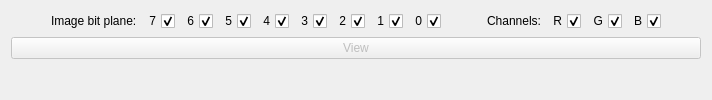
      <widget class="QWidget" name="tab2">
       <attribute name="title">
        <string>View</string>
       </attribute>
       <layout class="QVBoxLayout" name="verticalLayout_3">
        <item>
         <layout class="QHBoxLayout" name="hLayoutViewBit">
          <property name="sizeConstraint">
           <enum>QLayout::SizeConstraint::SetMinimumSize</enum>
          </property>
          <item>
           <spacer name="hSpacerLeft">
            <property name="orientation">
             <enum>Qt::Orientation::Horizontal</enum>
            </property>
            <property name="sizeHint" stdset="0">
             <size>
              <width>40</width>
              <height>20</height>
             </size>
            </property>
           </spacer>
          </item>
          <item>
           <widget class="QLabel" name="labelViewOnePlane">
            <property name="enabled">
             <bool>true</bool>
            </property>
            <property name="sizePolicy">
             <sizepolicy hsizetype="Preferred" vsizetype="Fixed">
              <horstretch>0</horstretch>
              <verstretch>0</verstretch>
             </sizepolicy>
            </property>
            <property name="text">
             <string>Image bit plane:</string>
            </property>
           </widget>
          </item>
          <item>
           <widget class="QCheckBox" name="checkBoxView7">
            <property name="layoutDirection">
             <enum>Qt::LayoutDirection::RightToLeft</enum>
            </property>
            <property name="text">
             <string>7</string>
            </property>
            <property name="checked">
             <bool>true</bool>
            </property>
           </widget>
          </item>
          <item>
           <widget class="QCheckBox" name="checkBoxView6">
            <property name="sizePolicy">
             <sizepolicy hsizetype="Fixed" vsizetype="Fixed">
              <horstretch>0</horstretch>
              <verstretch>0</verstretch>
             </sizepolicy>
            </property>
            <property name="layoutDirection">
             <enum>Qt::LayoutDirection::RightToLeft</enum>
            </property>
            <property name="text">
             <string>6</string>
            </property>
            <property name="checked">
             <bool>true</bool>
            </property>
           </widget>
          </item>
          <item>
           <widget class="QCheckBox" name="checkBoxView5">
            <property name="sizePolicy">
             <sizepolicy hsizetype="Fixed" vsizetype="Fixed">
              <horstretch>0</horstretch>
              <verstretch>0</verstretch>
             </sizepolicy>
            </property>
            <property name="layoutDirection">
             <enum>Qt::LayoutDirection::RightToLeft</enum>
            </property>
            <property name="text">
             <string>5</string>
            </property>
            <property name="checked">
             <bool>true</bool>
            </property>
           </widget>
          </item>
          <item>
           <widget class="QCheckBox" name="checkBoxView4">
            <property name="sizePolicy">
             <sizepolicy hsizetype="Fixed" vsizetype="Fixed">
              <horstretch>0</horstretch>
              <verstretch>0</verstretch>
             </sizepolicy>
            </property>
            <property name="layoutDirection">
             <enum>Qt::LayoutDirection::RightToLeft</enum>
            </property>
            <property name="text">
             <string>4</string>
            </property>
            <property name="checked">
             <bool>true</bool>
            </property>
           </widget>
          </item>
          <item>
           <widget class="QCheckBox" name="checkBoxView3">
            <property name="sizePolicy">
             <sizepolicy hsizetype="Fixed" vsizetype="Fixed">
              <horstretch>0</horstretch>
              <verstretch>0</verstretch>
             </sizepolicy>
            </property>
            <property name="layoutDirection">
             <enum>Qt::LayoutDirection::RightToLeft</enum>
            </property>
            <property name="text">
             <string>3</string>
            </property>
            <property name="checked">
             <bool>true</bool>
            </property>
           </widget>
          </item>
          <item>
           <widget class="QCheckBox" name="checkBoxView2">
            <property name="sizePolicy">
             <sizepolicy hsizetype="Fixed" vsizetype="Fixed">
              <horstretch>0</horstretch>
              <verstretch>0</verstretch>
             </sizepolicy>
            </property>
            <property name="layoutDirection">
             <enum>Qt::LayoutDirection::RightToLeft</enum>
            </property>
            <property name="text">
             <string>2</string>
            </property>
            <property name="checked">
             <bool>true</bool>
            </property>
           </widget>
          </item>
          <item>
           <widget class="QCheckBox" name="checkBoxView1">
            <property name="sizePolicy">
             <sizepolicy hsizetype="Fixed" vsizetype="Fixed">
              <horstretch>0</horstretch>
              <verstretch>0</verstretch>
             </sizepolicy>
            </property>
            <property name="layoutDirection">
             <enum>Qt::LayoutDirection::RightToLeft</enum>
            </property>
            <property name="text">
             <string>1</string>
            </property>
            <property name="checked">
             <bool>true</bool>
            </property>
           </widget>
          </item>
          <item>
           <widget class="QCheckBox" name="checkBoxView0">
            <property name="sizePolicy">
             <sizepolicy hsizetype="Fixed" vsizetype="Fixed">
              <horstretch>0</horstretch>
              <verstretch>0</verstretch>
             </sizepolicy>
            </property>
            <property name="layoutDirection">
             <enum>Qt::LayoutDirection::RightToLeft</enum>
            </property>
            <property name="text">
             <string>0</string>
            </property>
            <property name="checked">
             <bool>true</bool>
            </property>
           </widget>
          </item>
          <item>
           <spacer name="horizontalSpacerViewPlanesChannels">
            <property name="orientation">
             <enum>Qt::Orientation::Horizontal</enum>
            </property>
            <property name="sizeType">
             <enum>QSizePolicy::Policy::Fixed</enum>
            </property>
            <property name="sizeHint" stdset="0">
             <size>
              <width>40</width>
              <height>20</height>
             </size>
            </property>
           </spacer>
          </item>
          <item>
           <widget class="QLabel" name="label">
            <property name="sizePolicy">
             <sizepolicy hsizetype="Preferred" vsizetype="Fixed">
              <horstretch>0</horstretch>
              <verstretch>0</verstretch>
             </sizepolicy>
            </property>
            <property name="text">
             <string>Channels:</string>
            </property>
           </widget>
          </item>
          <item>
           <widget class="QCheckBox" name="checkBoxViewR">
            <property name="layoutDirection">
             <enum>Qt::LayoutDirection::RightToLeft</enum>
            </property>
            <property name="text">
             <string>R</string>
            </property>
            <property name="checked">
             <bool>true</bool>
            </property>
           </widget>
          </item>
          <item>
           <widget class="QCheckBox" name="checkBoxViewG">
            <property name="layoutDirection">
             <enum>Qt::LayoutDirection::RightToLeft</enum>
            </property>
            <property name="text">
             <string>G</string>
            </property>
            <property name="checked">
             <bool>true</bool>
            </property>
           </widget>
          </item>
          <item>
           <widget class="QCheckBox" name="checkBoxViewB">
            <property name="layoutDirection">
             <enum>Qt::LayoutDirection::RightToLeft</enum>
            </property>
            <property name="text">
             <string>B</string>
            </property>
            <property name="checked">
             <bool>true</bool>
            </property>
           </widget>
          </item>
          <item>
           <spacer name="hSpacerRight">
            <property name="orientation">
             <enum>Qt::Orientation::Horizontal</enum>
            </property>
            <property name="sizeHint" stdset="0">
             <size>
              <width>40</width>
              <height>20</height>
             </size>
            </property>
           </spacer>
          </item>
         </layout>
        </item>
        <item>
         <widget class="QPushButton" name="pushButtonView">
          <property name="enabled">
           <bool>false</bool>
          </property>
          <property name="text">
           <string>View</string>
          </property>
         </widget>
        </item>
        <item>
         <widget class="QLabel" name="labelView">
          <property name="sizePolicy">
           <sizepolicy hsizetype="Expanding" vsizetype="Minimum">
            <horstretch>0</horstretch>
            <verstretch>0</verstretch>
           </sizepolicy>
          </property>
          <property name="minimumSize">
           <size>
            <width>0</width>
            <height>0</height>
           </size>
          </property>
          <property name="text">
           <string/>
          </property>
         </widget>
        </item>
       </layout>
      </widget>
